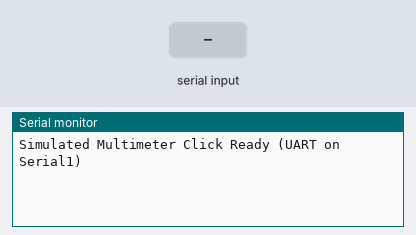
The sketch below on a simulated Arduino Mega 2560, built with avr-gcc and run on an emulated ATmega2560. Parts: the last lines printed to the serial monitor. Inputs (shaded band) come from the test bench. Random numbers use the default seed unless the sketch sets one.

Above: at 1.2 s.
1.3 s: "CMD\n" received over the second serial link
At 2.0 s:
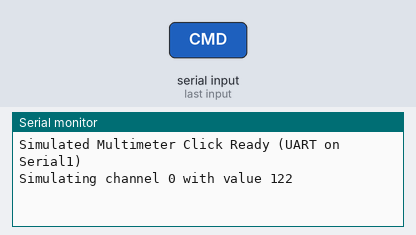
2.8 s: "CMD90\n" received over the second serial link
At 3.2 s:
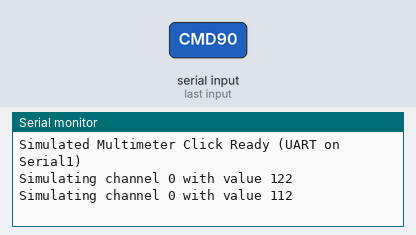

The sketch:

Multimeter_Click_Sim_UART_Mega.ino
```cpp
// Multimeter Click Simulator for Arduino Mega
// Simulates MCP3204 behavior using UART on Serial1 (TX1 = pin 18, RX1 = pin 19)

bool adcJitter = true;

void setup() {
  randomSeed(analogRead(A0));
  Serial.begin(9600); // For debug messages on Serial0 (USB)
  Serial1.begin(115200); // Communication on Serial1
  Serial.println("Simulated Multimeter Click Ready (UART on Serial1)");
}

uint16_t simulateADCValue(uint8_t channel) {
  int baseValue = 0;
  int value = 0;

  switch (channel) {
    case 0: baseValue = 120; break;    // Current
    case 1: baseValue = 2000; break;   // Voltage
    case 2: baseValue = 1000; break;   // Resistance
    case 3: baseValue = 3000; break;   // Capacitance
    default: baseValue = 0; break;
  }

  if (adcJitter) {
    int jitter = random(-20, 21); // jitter between -10 and +10
    value = baseValue + jitter;
  }
  return constrain(value, 0, 4095); // ensure valid 12-bit range
}

void loop() {
  if (Serial1.available()) {
    String command = Serial1.readStringUntil('\n');
    command.trim();

    if (command.startsWith("CMD")) {
      int channel = command.substring(4).toInt();
      uint16_t adcValue = simulateADCValue(channel);

      Serial1.print("VAL ");
      Serial1.println(adcValue);

      Serial.print("Simulating channel ");
      Serial.print(channel);
      Serial.print(" with value ");
      Serial.println(adcValue);
    }
  }
}
```

Measured:
- after the input at 1.3 s, the serial monitor: prints a new line at once (image 1)
- after the input at 2.8 s, the serial monitor: prints a new line at once (image 2)
